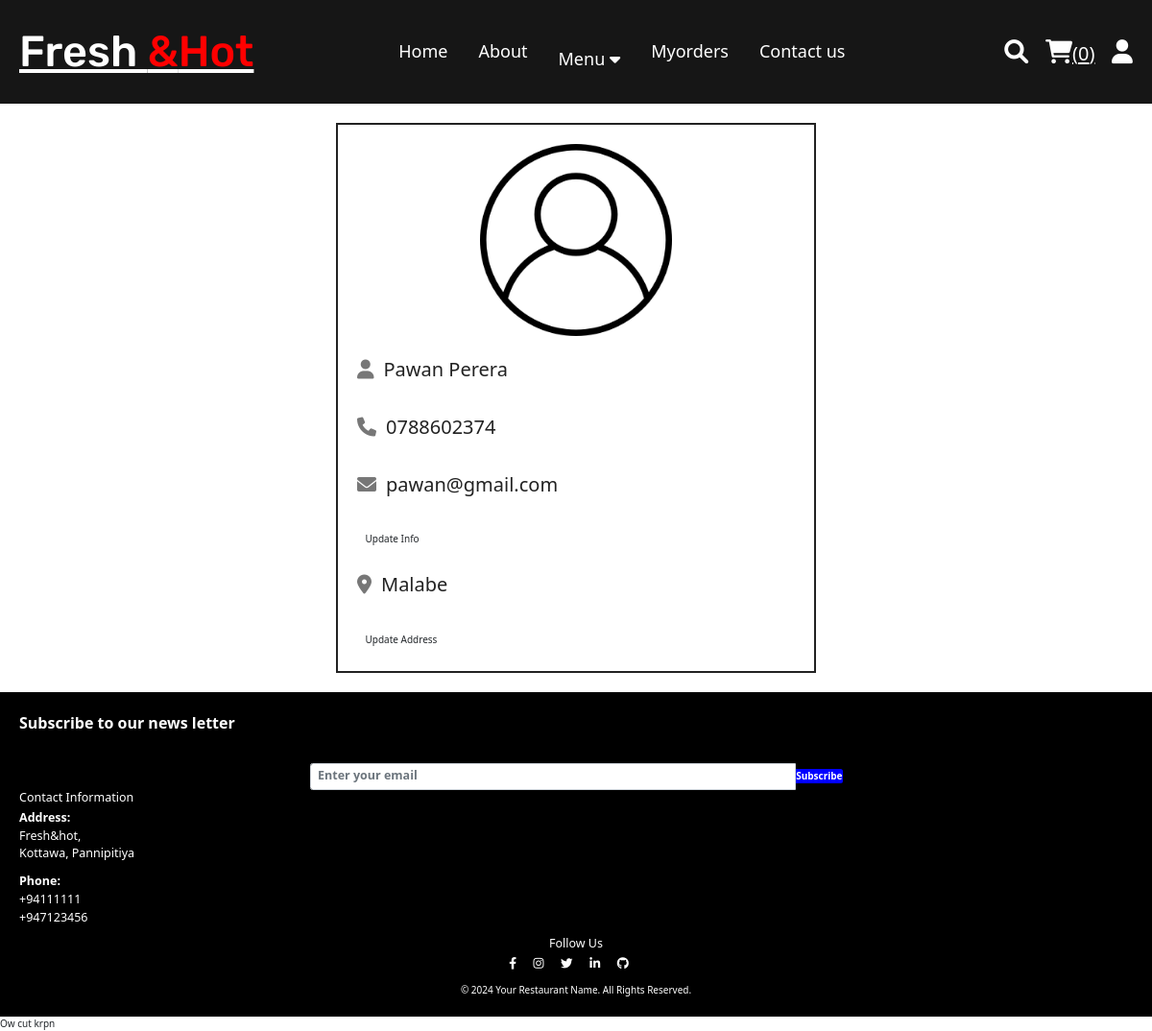
The app's page /profile.php (signed in) with its own data.
### tables this page shows
CREATE TABLE `users` (
  `id` int(100) NOT NULL,
  `name` varchar(20) NOT NULL,
  `email` varchar(50) NOT NULL,
  `number` varchar(10) NOT NULL,
  `password` varchar(50) NOT NULL,
  `address` varchar(500) NOT NULL
);

### profile.php (the view, shortened to what this page needs)
<?php
include 'components/connect.php';
?>
<!DOCTYPE html>
<html lang="en">
<head>
   <link rel="stylesheet" href="https://cdnjs.cloudflare.com/ajax/libs/font-awesome/6.1.1/css/all.min.css">
   <link rel="stylesheet" href="css/style.css">
</head>
<body>
<?php include 'components/user_header.php'; ?>
<section class="user-details">
   <div class="user">
      <img src="images/user-icon.png" alt="">
      <p><i class="fas fa-user"></i><span><span><?= $fetch_profile['name']; ?></span></span></p>
      <p><i class="fas fa-phone"></i><span><?= $fetch_profile['number']; ?></span></p>
      <p><i class="fas fa-envelope"></i><span><?= $fetch_profile['email']; ?></span></p>
      <a href="update_profile.php" class="btn">Update info</a>
      <p class="address"><i class="fas fa-map-marker-alt"></i><span><?php if($fetch_profile['address'] == ''){echo 'please enter your address';}else{echo $fetch_profile['address'];} ?></span></p>
      <a href="update_address.php" class="btn">Update address</a>
   </div>
</section>
<?php include 'components/footer.php'; ?>
</body>
</html>

### css/style.css (style rules this page uses)
:root { --yellow:#5cb55c; --red:#e74c3c; --white:#fff; --black:#222; --light-color:#777; --border:.2rem solid var(--black); }
* { font-family:system-ui; margin:0; padding:0; box-sizing: border-box; outline: none; border: none; text-decoration: none; }
html { font-size: 62.5%; overflow-x: hidden; scroll-behavior: smooth; stop-opacity: 7rem; }
section { margin:0 auto; max-width: 1200px; padding:2rem; }
.btn, .delete-btn { margin-top: 1rem; display: inline-block; font-size: 2rem; padding:1rem 3rem; cursor: pointer; text-transform: capitalize; transition: .2s linear; }
.btn { background-color: blue; color:var(--white); }
.user-details .user { max-width: 50rem; margin:0 auto; border:var(--border); padding:2rem; }
.user-details .user img { width: 100%; height: 20rem; object-fit: contain; margin-bottom: 1rem; }
.user-details .user p { padding:1rem 0; line-height: 1.5; font-size: 2rem; }
.user-details .user p span { color:var(--black); }
.user-details .user p i { margin-right: 1rem; color:var(--light-color); }
.user-details .user .address { margin-top: 1rem; }

### records on screen
users: name "Pawan Perera", number "0788602374", email "pawan@gmail.com", address "Malabe"

### other values on screen
$total_cart_items "0"
